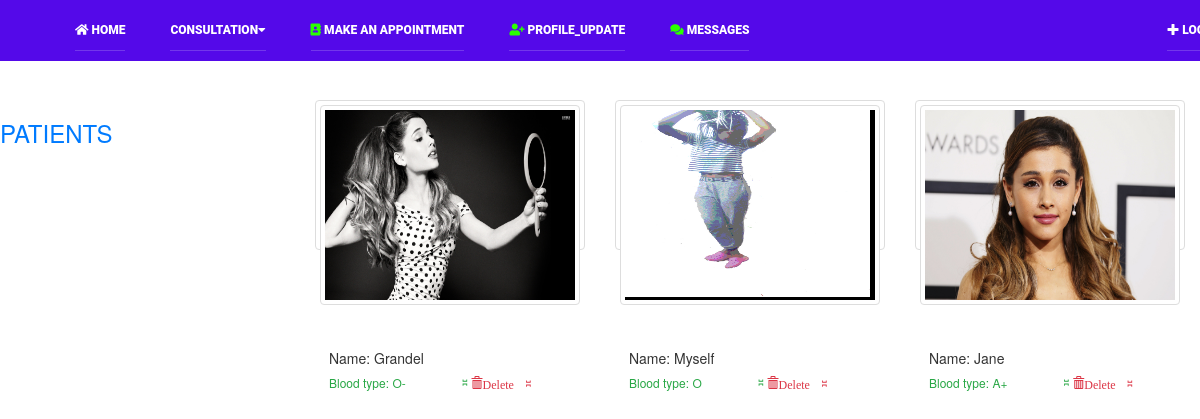
Screenshot of /health/all_patients with the database file from the repository.
### MyDoc/models.py (models this page shows, shortened)
class Patient(models.Model):
    user = models.OneToOneField(User, null=True, on_delete=models.CASCADE)
    username = models.CharField(max_length=60)
    image = models.ImageField(default='default.jpg', upload_to='profile_pics', blank=True)
    age = models.IntegerField()
    gender = models.CharField(max_length=6, choices=gender, default='Male')
    email = models.EmailField(blank=True)
    contact = models.IntegerField()
    blood_type = models.CharField(max_length=5, choices=blood_type, default='O')

### MyDoc/views.py (the view)
# urls.py: path('all_patients', views.all_patients, name='all_patients'),
def all_patients(request):
    patient = Patient.objects.all()
    context = {
        'patient': patient
    }
    return render(request, 'MyDoc/all_patients.html', context)

### MyDoc/templates/MyDoc/all_patients.html (shortened to what this page needs)
{% extends 'MyDoc/nav_pat.html' %}
{% load static %}
{% block content %}
<!DOCTYPE html>
<html lang="en">
<head>
        <link rel="stylesheet" href="{% static 'MyDoc/css/index.css' %}" type="text/css">
        <link rel="stylesheet" href="{% static 'MyDoc/css/login.css' %}" type="text/css">
        <link rel="stylesheet" href="{% static 'MyDoc/css/responsive.css' %}" type="text/css">
        <link rel="stylesheet" href="https://use.fontawesome.com/releases/v5.7.0/css/all.css">
        <link rel="stylesheet" href="{% static 'MyDoc/css/open-iconic-bootstrap.min.css' %}">
        <link rel="stylesheet" href="https://stackpath.bootstrapcdn.com/bootstrap/4.5.2/css/bootstrap.min.css">
        <link rel="stylesheet" href="{% static 'MyDoc/css/bootstrap.min.css' %}">
        <link rel="stylesheet" href="{% static 'MyDoc/css/animate.css' %}">
        <link rel="stylesheet" href="{% static 'MyDoc/css/ionicons.min.css' %}">
        <link rel="stylesheet" href="{% static 'MyDoc/css/flaticon.css' %}">
        <link rel="stylesheet" href="{% static 'MyDoc/css/icomoon.css' %}">
</head>
  <div class="container-fluid" style="padding-top: 100px">
            <div class="row">
                <h3 class="text-center text-primary">
                    PATIENTS
                </h3>
                {% if patient %}
                    {% for pat in patient %}
                <div class="col-sm-3">
                    <div class="thumbnail" style="height: 150px">
                        <a href="{% url 'MyDoc:detail' pat.id %}">
                            <img title="Click To See patients Records"  src="{{ pat.image.url }}" alt="{% static 'MyDoc/image/default.jpg' %}" class="img img-thumbnail" style="height: 200px; width: 300px;">
                        </a>
                        <div class="caption" style="padding-top: -15px">
                            <form method="POST" style="height: 23px; width: 30px; padding-top: -15px" action="{% url 'MyDoc:delete_pat' pat.id %}">
                            </form>
                            <h5>Name: {{ pat.username }}</h5>
                            <h6 class="text-success">Blood type: {{ pat.blood_type }}&nbsp;&nbsp; &nbsp; &nbsp; &nbsp; &nbsp; &nbsp; &nbsp; &nbsp; &bbrktbrk;
                                <a style="list-style-type: none" href="{% url 'MyDoc:delete_pat' pat.id %}">
                                    <span class="glyphicon glyphicon-trash text-danger">Delete &bbrktbrk;</span>
                                </a>
                            </h6>
                        </div>
                    </div>
                </div>
                                {% endfor %}
                            {% endif %}
            </div>
</div>
</html>
{% endblock %}

### MyDoc/static/MyDoc/css/index.css (style rules this page uses)
html { margin: 0; padding: 0; box-sizing: border-box; font-family: 'poppins', Sans-Serif; font-size: 16px; overflow-x: hidden; overflow-y: hidden; }

### MyDoc/static/MyDoc/css/login.css (style rules this page uses)
form { background-color: #FFFFFF; display: flex; align-items: center; justify-content: center; flex-direction: column; padding: 0 50px; height: 100%; text-align: center; overflow: auto; }

### rows the page displays
Patient: image (picture), username "Grandel", blood_type "O-"
Patient: image (picture), username "Myself", blood_type "O"
Patient: image (picture), username "Jane", blood_type "A+"
